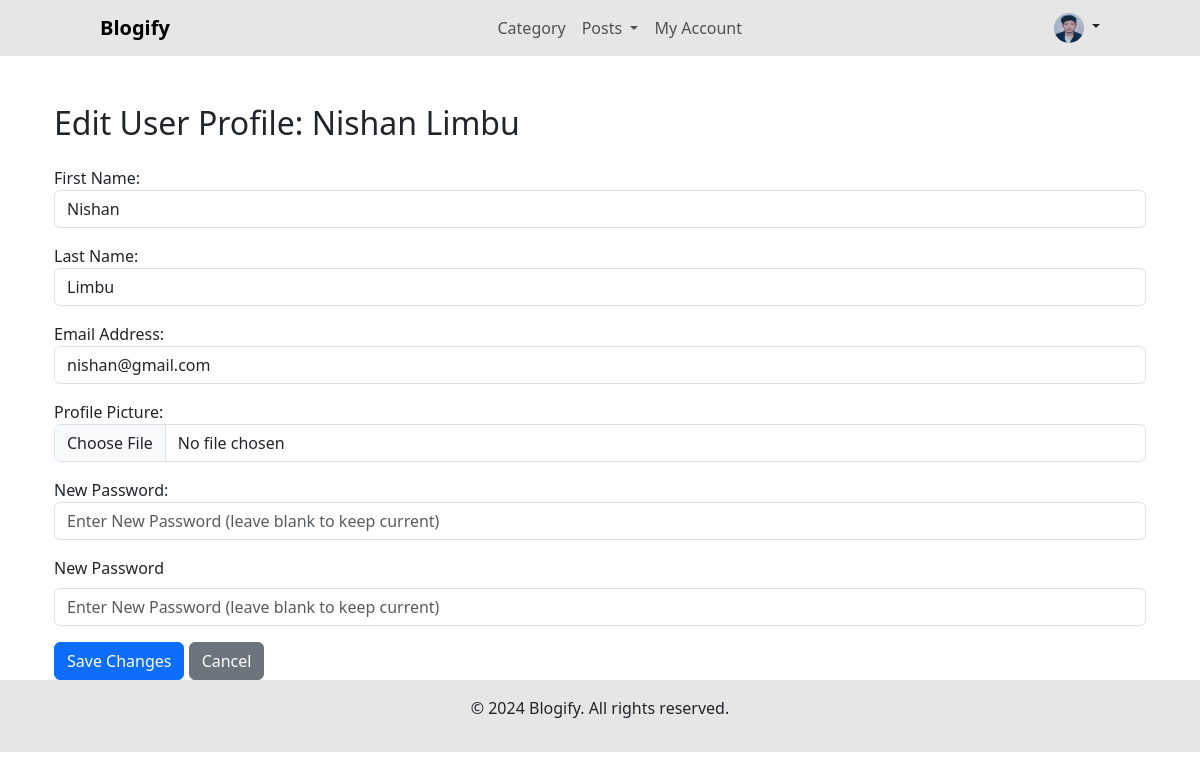
The app's page /Users/user/edit-user/2/ (signed in), older data.
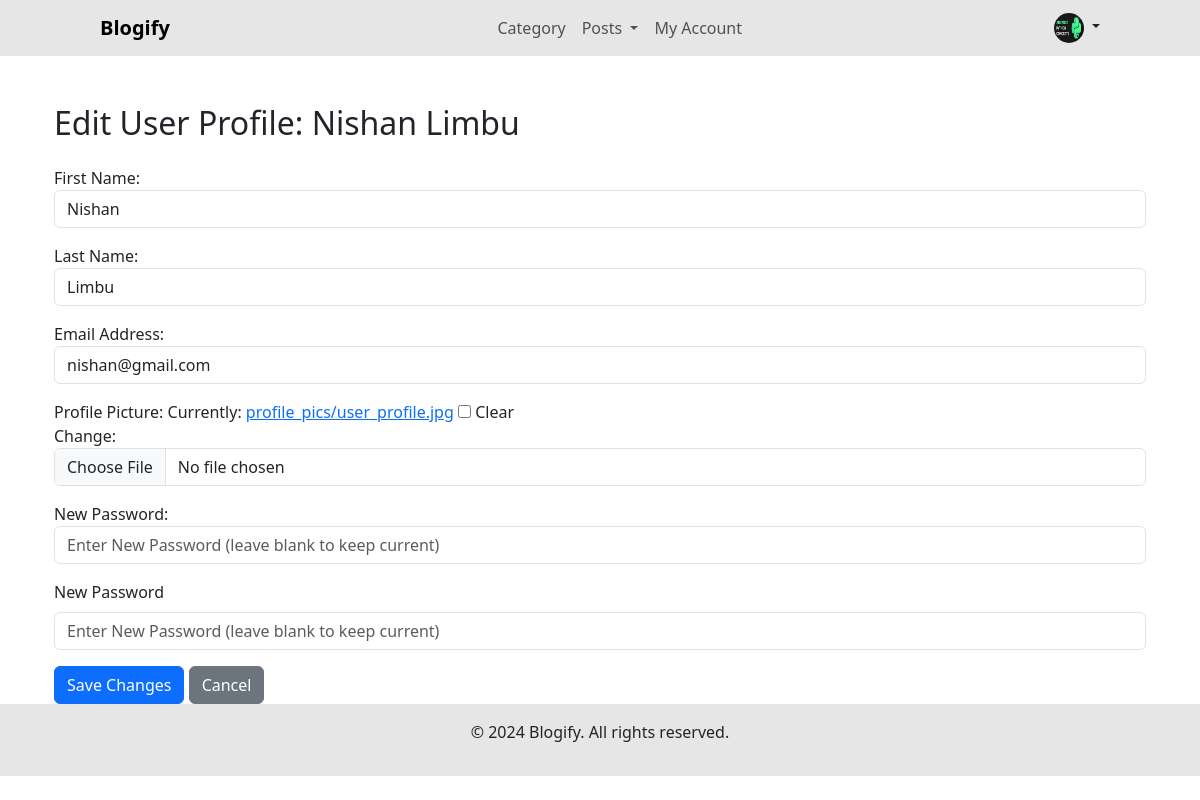
The same page, newer data.
### User/models.py (models this page shows, shortened)
class CustomUser(AbstractBaseUser, PermissionsMixin):
    email = models.EmailField(unique=True)
    first_name = models.CharField(max_length=100)
    last_name = models.CharField(max_length=100)
    is_active = models.BooleanField(default=True)
    is_staff = models.BooleanField(default=False)
    date_joined = models.DateTimeField(auto_now_add=True)
    profile_picture = models.ImageField(upload_to='profile_pics/', null=True, blank=True)
    USERNAME_FIELD = 'email'
    REQUIRED_FIELDS = ['first_name', 'last_name']
    objects = CustomUserManager()

### User/views.py (the view)
# urls.py: path('user/edit-user/<int:user_id>/', views.EditUserProfile, name='edit_user_profile'),
@login_required
def EditUserProfile(request, user_id):
    user = get_object_or_404(CustomUser, id=user_id)
    if request.method == 'POST':
        form = EditUserProfileForm(request.POST, request.FILES, instance=user)
        if form.is_valid():
            form.save()
            messages.success(request, f"{user.first_name}'s profile updated successfully!")
            return redirect('user_home')
    else:
        form = EditUserProfileForm(instance=user)
    return render(request, 'user/edit_user_profile.html', {'form': form, 'user': user})

### User/templates/user/edit_user_profile.html (shortened to what this page needs)
{% extends 'user/user_base.html' %}
{% block content %}
<div class="container mt-5">
    <h2 class="mb-4">Edit User Profile: {{ user.first_name }} {{ user.last_name }}</h2>
    <form method="post">
        {{ form.as_p }}
        <div class="mb-3">
            <label for="new_password" class="form-label">New Password</label>
            {{ form.new_password }}
        </div>
        <button type="submit" class="btn btn-primary">Save Changes</button>
        <a href="{% url 'user_home' %}" class="btn btn-secondary">Cancel</a>
    </form>
</div>
{% endblock %}

### User/templates/user/user_base.html (shortened to what this page needs)
<!DOCTYPE html>
<html lang="en">
<head>
    <link href="https://cdn.jsdelivr.net/npm/bootstrap@5.3.0/dist/css/bootstrap.min.css" rel="stylesheet">
</head>
<body>
    <nav class="navbar navbar-expand-lg navbar-light" style="background-color:#7676762e;">
        <div class="container-fluid navbar-container">
            <a class="navbar-brand" href="{% url 'user_home' %}"><b>Blogify</b></a>
            <div class="collapse navbar-collapse" id="navbarNav">
                <ul class="navbar-nav ml-auto">
                    <li class="nav-item">
                        <a class="nav-link" href="{% url 'user_category_list' %}">Category</a>
                    </li>
                    <li class="nav-item dropdown">
                        <a class="nav-link dropdown-toggle" href="#" id="postDropdown" role="button" data-bs-toggle="dropdown" aria-expanded="false">
                            Posts
                        </a>
                    </li>
                    <li class="nav-item">
                        <a class="nav-link" href="{% url 'user_account' %}">My Account</a>
                    </li>
                </ul>
            </div>
            <div class="nav-item dropdown">
                <a class="nav-link dropdown-toggle" href="#" id="profileDropdown" role="button" data-bs-toggle="dropdown" aria-expanded="false">
                    <img src="{{ request.user.profile_picture.url}}" alt="Profile" class="rounded-circle" width="30" height="30">
                </a>
            </div>
        </div>
    </nav>
    <div class="container">
        {% block content %}
        {% endblock %}
    </div>
    <footer class="py-3" style="background-color:#7676762e;">
        <div class="container text-center">
            <p>&copy; 2024 Blogify. All rights reserved.</p>
        </div>
    </footer>
</body>
</html>

Row changes from the older to the newer data that the page shows:
changed CustomUser (number 1 of 2 on the later page): user.profile_picture: a different picture
Text that changed along with them:
form field as_p: (not shown) → "☐"
text no longer shown: "First Name: Last Name: Email Address: Profile Picture: New Password:"
text now shown: "First Name: Last Name: Email Address: Profile Picture: Currently: profile_pics/user_profile.jpg Clear Change: New Password:"
